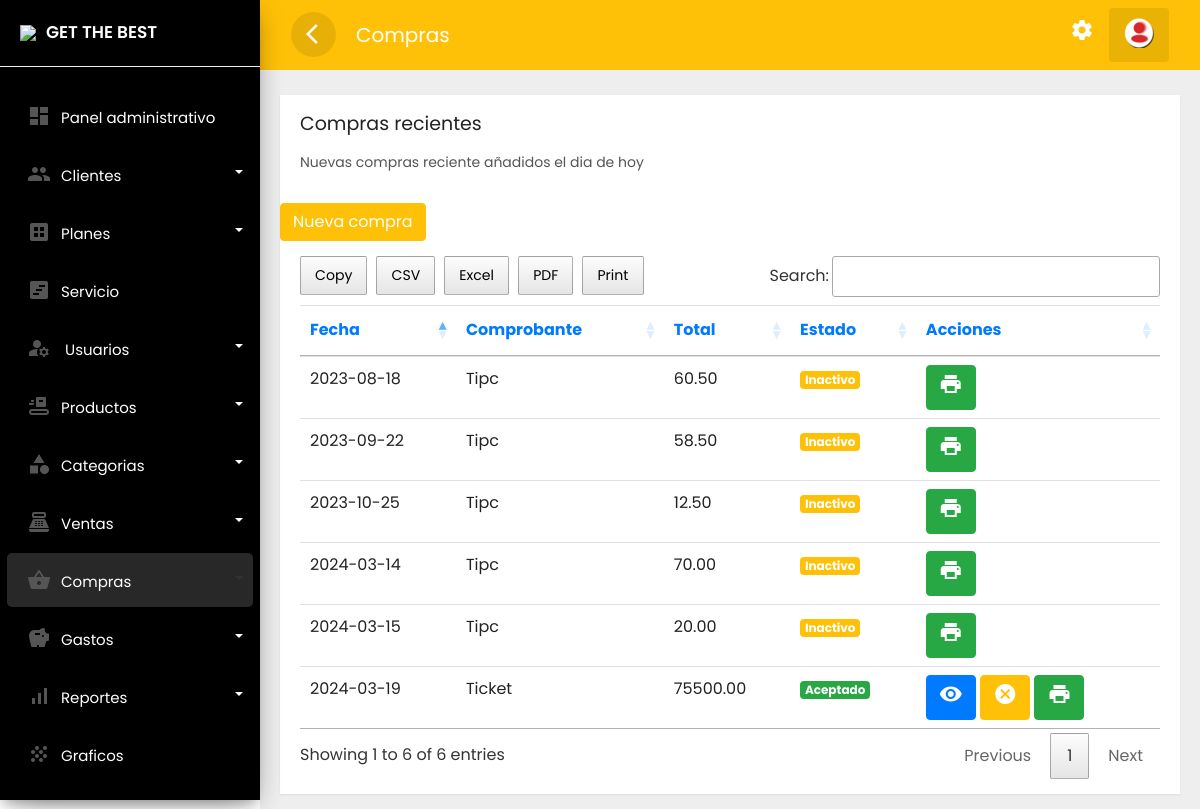
/frontend/compra/mostrar.php (signed in), run on the app's committed database.
### tables this page shows
CREATE TABLE `compra` (
  `idcomp` int(11) NOT NULL,
  `user_id` int(11) NOT NULL,
  `method` text NOT NULL,
  `total_products` text NOT NULL,
  `total_price` decimal(10,2) NOT NULL,
  `placed_on` text NOT NULL,
  `payment_status` text NOT NULL,
  `tipc` text NOT NULL
);

### frontend/compra/mostrar.php (the view, shortened to what this page needs)
<?php if(isset($_SESSION['id'])) { ?>
<!doctype html>
<html lang="es">
  <head>
        <link rel="stylesheet" href="../../backend/css/bootstrap.min.css">
        <link rel="stylesheet" href="../../backend/css/custom.css">
        <link rel="stylesheet" href="../../backend/css/loader.css">
    <link rel="stylesheet" type="text/css" href="../../backend/css/datatable.css">
    <link rel="stylesheet" type="text/css" href="../../backend/css/buttonsdataTables.css">
    <link rel="stylesheet" type="text/css" href="../../backend/css/font.css">
  </head>
  <body>
<div class="wrapper">
        <nav id="sidebar">
            <div class="sidebar-header">
                <h3><img src="../../backend/img/favicon.png" class="img-fluid"/><span>GET THE BEST</span></h3>
            </div>
            <ul class="list-unstyled components">
               <li  class="">
                    <a href="../administrador/escritorio.php" class="dashboard"><i class="material-icons">dashboard</i><span>Panel administrativo</span></a>
                </li>
                <li class="dropdown">
                    <a href="#homeSubmenu1" data-toggle="collapse" aria-expanded="false" class="dropdown-toggle">
                         <i class="material-icons">group</i><span>Clientes</span></a>
                </li>
                <li class="dropdown">
                    <a href="#pageSubmenu2" data-toggle="collapse" aria-expanded="false" class="dropdown-toggle">
                         <i class="material-icons">dataset</i><span>Planes</span></a>
                </li>
                <li class="">
                    <a href="../servicio/mostrar.php"><i class="material-icons">view_timeline</i><span>Servicio</span></a>
                </li>
                     <li class="dropdown">
                    <a href="#pageSubmenu3" data-toggle="collapse" aria-expanded="false" class="dropdown-toggle">
                         <i class="material-icons">manage_accounts</i>
                         <span>Usuarios</span></a>
                </li>
                      <li class="dropdown">
                    <a href="#pageSubmenu4" data-toggle="collapse" aria-expanded="false" class="dropdown-toggle">
                         <i class="material-icons">conveyor_belt</i><span>Productos</span></a>
                </li>
                    <li class="dropdown">
                    <a href="#pageSubmenu5" data-toggle="collapse" aria-expanded="false" class="dropdown-toggle">
                         <i class="material-icons">category</i><span>Categorias</span></a>
                </li>
                  <li class="dropdown ">
                    <a href="#pageSubmenu6" data-toggle="collapse" aria-expanded="false" class="dropdown-toggle">
                         <i class="material-icons">point_of_sale</i><span>Ventas</span></a>
                </li>
                 <li class="dropdown active">
                    <a href="#pageSubmenu09" data-toggle="collapse" aria-expanded="false" class="dropdown-toggle">
                         <i class="material-icons">shopping_basket</i><span>Compras</span></a>
                </li>
                <li class="dropdown">
                    <a href="#pageSubmenu010" data-toggle="collapse" aria-expanded="false" class="dropdown-toggle">
                         <i class="material-icons">savings</i><span>Gastos</span></a>
                </li>
                    <li class="dropdown">
                    <a href="#pageSubmenu7" data-toggle="collapse" aria-expanded="false" class="dropdown-toggle">
                         <i class="material-icons">signal_cellular_alt</i><span>Reportes</span></a>
                </li>
                <li class="">
                    <a href="../graficos/mostrar.php"><i class="material-icons">grain</i><span>Graficos</span></a>
                </li>
               <li class="">
                    <a href="../cuenta/configuracion.php"><i class="material-icons">settings</i><span>Configuracion</span></a>
                </li>
            </ul>
        </nav>
        <div id="content">
          <div class="top-navbar">
            <nav class="navbar navbar-expand-lg">
                <div class="container-fluid">
                    <button type="button" id="sidebarCollapse" class="d-xl-block d-lg-block d-md-mone d-none">
                        <span class="material-icons">arrow_back_ios</span>
                    </button>
                         <a class="navbar-brand" href="#"> Compras </a>
                    <div class="collapse navbar-collapse d-lg-block d-xl-block d-sm-none d-md-none d-none" id="navbarSupportedContent">
                        <ul class="nav navbar-nav ml-auto">
                         <li class="nav-item">
                                <a class="nav-link" href="../cuenta/configuracion.php">
                                        <span class="material-icons">settings</span>
                                        </a>
                            </li>
                            <li class="dropdown nav-item active">
                                <a href="#" class="nav-link" data-toggle="dropdown">
                                   <img src="../../backend/img/reere.png" >
                               </a>
                            </li>
                        </ul>
                    </div>
                </div>
            </nav>
         </div>
               <div class="main-content">
                         <div class="row ">
                        <div class="col-lg-12 col-md-12">
                            <div class="card" style="min-height: 485px">
                                <div class="card-header card-header-text">
                                    <h4 class="card-title">Compras recientes</h4>
                                    <p class="category">Nuevas compras reciente añadidos el dia de hoy</p>
                                </div>
                                <br>
                                <a href="../compra/nuevo.php" class="btn btn-danger text-white"
                            >Nueva compra</a>
                            <br>
                                <div class="card-content table-responsive">
                                    <?php
                               require '../../backend/bd/ctconex.php';
 $sentencia = $connect->prepare("SELECT compra.idcomp, compra.user_id, compra.method, compra.total_products, compra.total_price, compra.placed_on, compra.payment_status, compra.tipc FROM compra order BY compra.idcomp DESC;");
 $sentencia->execute();
$data =  array();
if($sentencia){
  while($r = $sentencia->fetchObject()){
    $data[] = $r;
  }
}
   ?>
   <?php if(count($data)>0):?>
                                    <table class="table table-hover" id="example">
                                        <thead class="text-primary">
                                            <tr>
                                            <th>Fecha</th>
                                            <th>Comprobante</th>
                                            <th>Total</th>
                                            <th>Estado</th>
                                            <th>Acciones</th>
                                        </tr></thead>
                                        <tbody>
                                            <?php foreach($data as $g):?>
                                            <tr>
                                                <td><?php echo  $g->placed_on; ?></td>
                                                <td><?php echo  $g->tipc; ?></td>
                                                <td><?php echo  $g->total_price; ?></td>
                                                <td><?php    if($g->payment_status =='Aceptado')  { ?>
    <span class="badge badge-success">Aceptado</span>
               <?php  }   else {?>
    <span class="badge badge-danger">Inactivo</span>
     <?php  } ?> </td>
                                                <td>
        <?php    if($g->payment_status =='Aceptado')  { ?>
    <a class="btn btn-primary text-white" href="../compra/informacion.php?id=<?php echo  $g->idcomp; ?>"><i class='material-icons' data-toggle='tooltip' title='crear'>visibility</i></a>
    <a class="btn btn-danger text-white" href="../compra/cancelar.php?id=<?php echo  $g->idcomp; ?>"><i class='material-icons' data-toggle='tooltip' title='crear'>cancel</i></a>
    <a class="btn btn-success text-white" href="../compra/ticket.php?id=<?php echo  $g->idcomp; ?>"><i class='material-icons' data-toggle='tooltip' title='crear'>print</i></a>
                <?php  }   else {?>
<a class="btn btn-success text-white" href="../compra/ticket.php?id=<?php echo  $g->idcomp; ?>"><i class='material-icons' data-toggle='tooltip' title='crear'>print</i></a>
            <?php  } ?>
                                                </td>
                                            </tr>
                                            <?php endforeach; ?>
                                        </tbody>
                                    </table>
    <?php endif; ?>
                                </div>
                            </div>
                        </div>
                    </div>
                         </div>
        </div>
    </div>
  </body>
  </html>
<?php }else{
    header('Location: ../erro404.php');
 } ?>

### backend/css/custom.css (style rules this page uses)
body, html { line-height: 1.8; font-family: 'Poppins', sans-serif; color: #555e58; text-transform:none; text-rendering: optimizeLegibility !important; -webkit-font-smoothing: antialiased !important; font-weight: 400; margin:0px; padding:0px; }
h1, h2, h3, h4, h5, h6, .h1, .h2, .h3, .h4 { font-weight: 400; line-height: 1.5em; }
p { font-size: 15px; margin: 12px 0 0; line-height: 24px; }
a { color: #333; font-weight: 400; }
button { cursor:pointer; }
ul, ol { padding: 0; margin:0px; list-style: none; }
a, a:hover, a:focus { color: #333; text-decoration: none; transition: all 0.3s; }
.material-icons { font-family: 'Material Icons'; font-weight: normal; font-style: normal; font-size: 24px; display: inline-block; line-height: 1; text-transform: none; letter-spacing: normal; word-wrap: normal; white-space: nowrap; direction: ltr; -webkit-font-smoothing: antialiased; text-rendering: optimizeLegibility; -moz-osx-font-smoothing: grayscale; font-feature-settings: 'liga'; }
.wrapper { position: relative; width:100%; overflow:auto; }
#sidebar { position:fixed; height:100vh!important; top: 0; bottom: 0; left: 0; z-index:11; width: 260px; overflow:auto; transition:all 0.3s ; background: black; box-shadow: 0 10px 30px -12px rgb(0 0 0 / 42%), 0 4px 25px 0px rgb(0 0 0 / 12%), 0 8px 10px -5px rgb(0 0 0 / 20%); }
#sidebar .sidebar-header { padding:20px; background-color:black; border-bottom:1px solid #eee; }
.sidebar-header h3 { color:white; font-size:17px; margin:0px; text-transform:none; transition:all 0.5s ease; font-weight:600; }
.sidebar-header h3 img { width:45px; margin-right:10px; }
#sidebar ul li { padding:2px 7px; }
#sidebar ul li.active>a { color: #333; background-color: rgba(200, 200, 200, 0.2); }
.dropdown-toggle::after { position: absolute; right: 10px; top: 23px; }
#sidebar ul.components { padding: 20px 0; }
#sidebar ul li a { padding: 10px; line-height: 30px; border-radius:5px; font-size: 15px; position:relative; font-weight: 400; display: block; color: white; }
#sidebar ul li a span { text-transform:none; display:inline-block; color: white; }
#sidebar ul li a i { position: relative; margin-right: 10px; top: 5px; color: #555555; margin-left: 10px; }
#content { position: relative; transition: all 0.3s; background-color: #EEEEEE; }
.top-navbar { width:100%; z-index:9; position:relative; }
.main-content { padding:10px 20px 0px 20px; position: relative; width: 100%; }
.navbar { background-color: #ffc107; color: #FFFFFF; }
.navbar-brand { color: #FFFFFF; }
.navbar button { background-color:transparent; border:none; }
.navbar button span { color:#fff; }
#sidebarCollapse { border-radius:50%; width:45px; height:45px; text-align:center; line-height:45px; margin-right:20px; border:none; color: #FFFFFF; background-color: rgba(0, 0, 0, 0.09); }
#sidebarCollapse span { margin: 9px; padding: 0px; }
.navbar-nav > li.active { color: #FFFFFF; border-radius:4px; background-color: rgba(0, 0, 0, 0.08); }
.navbar-nav > li > a { color: #FFFFFF; }
.navbar-nav li a { position: relative; display: block; padding: 10px 15px!important; }
.card { margin: 10px 0; }
.card { border-radius: 0px!important; }
.card { display: inline-block; position: relative; border:none!important; width: 100%; margin:15px 0; box-shadow: 0 1px 2px rgb(0 0 0 / 8%); border-radius: 6px; color: rgba(0,0,0, 0.87); background: #fff; }
.card .card-header { padding: 15px 20px 0; z-index: 3; background-color:#fff!important; border-bottom:none; }
.card .card-content { padding: 15px 20px; position: relative; }
.card .category:not([class*="text-"]) { color: #555555; font-size: 14px; font-weight: 400; }
.card .card-title:not(.card-calendar .card-title) { margin-top: 0; margin-bottom: 5px; }
.card .card-header-text h4 { margin-top: 0; margin-bottom: 3px; font-size:19px; font-weight: 400; color: #222222; text-decoration: none; }
.table > thead > tr > th { border-bottom-width: 1px; font-size: 16px; font-weight: 400; }
@media only screen and (min-width:992px) { #content { width: calc(100% - 260px); position: relative; float: right; transition: all 0.3s; background-color: #EEEEEE; } }

### data on the page
compra: placed_on "2024-03-19", tipc "Ticket", total_price "75500.00", payment_status "Aceptado"
compra: placed_on "2023-10-25", tipc "Tipc", total_price "12.50", payment_status "Inactivo"
compra: placed_on "2023-09-22", tipc "Tipc", total_price "58.50", payment_status "Inactivo"
compra: placed_on "2023-08-18", tipc "Tipc", total_price "60.50", payment_status "Inactivo"
compra: placed_on "2024-03-14", tipc "Tipc", total_price "70.00", payment_status "Inactivo"
compra: placed_on "2024-03-15", tipc "Tipc", total_price "20.00", payment_status "Inactivo"
